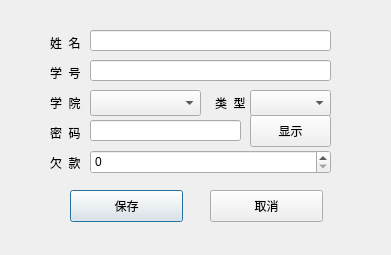
<?xml version="1.0" encoding="UTF-8"?>
<ui version="4.0">
 <class>ModifyUserInfoDialog</class>
 <widget class="QDialog" name="ModifyUserInfoDialog">
  <property name="geometry">
   <rect>
    <x>0</x>
    <y>0</y>
    <width>391</width>
    <height>255</height>
   </rect>
  </property>
  <property name="windowTitle">
   <string>Dialog</string>
  </property>
  <widget class="QLabel" name="label">
   <property name="geometry">
    <rect>
     <x>50</x>
     <y>35</y>
     <width>60</width>
     <height>16</height>
    </rect>
   </property>
   <property name="text">
    <string>姓  名</string>
   </property>
  </widget>
  <widget class="QLabel" name="label_2">
   <property name="geometry">
    <rect>
     <x>50</x>
     <y>65</y>
     <width>60</width>
     <height>16</height>
    </rect>
   </property>
   <property name="text">
    <string>学  号</string>
   </property>
  </widget>
  <widget class="QLabel" name="label_3">
   <property name="geometry">
    <rect>
     <x>50</x>
     <y>95</y>
     <width>60</width>
     <height>16</height>
    </rect>
   </property>
   <property name="text">
    <string>学  院</string>
   </property>
  </widget>
  <widget class="QLabel" name="label_4">
   <property name="geometry">
    <rect>
     <x>215</x>
     <y>95</y>
     <width>60</width>
     <height>16</height>
    </rect>
   </property>
   <property name="text">
    <string>类  型</string>
   </property>
  </widget>
  <widget class="QLabel" name="label_5">
   <property name="geometry">
    <rect>
     <x>50</x>
     <y>125</y>
     <width>60</width>
     <height>16</height>
    </rect>
   </property>
   <property name="text">
    <string>密  码</string>
   </property>
  </widget>
  <widget class="QLabel" name="label_6">
   <property name="geometry">
    <rect>
     <x>50</x>
     <y>155</y>
     <width>60</width>
     <height>16</height>
    </rect>
   </property>
   <property name="text">
    <string>欠  款</string>
   </property>
  </widget>
  <widget class="QLineEdit" name="name">
   <property name="geometry">
    <rect>
     <x>90</x>
     <y>30</y>
     <width>241</width>
     <height>21</height>
    </rect>
   </property>
  </widget>
  <widget class="QLineEdit" name="id">
   <property name="geometry">
    <rect>
     <x>90</x>
     <y>60</y>
     <width>241</width>
     <height>21</height>
    </rect>
   </property>
   <property name="autoFillBackground">
    <bool>false</bool>
   </property>
   <property name="inputMethodHints">
    <set>Qt::ImhDigitsOnly</set>
   </property>
  </widget>
  <widget class="QLineEdit" name="password">
   <property name="geometry">
    <rect>
     <x>90</x>
     <y>120</y>
     <width>151</width>
     <height>21</height>
    </rect>
   </property>
   <property name="echoMode">
    <enum>QLineEdit::Password</enum>
   </property>
  </widget>
  <widget class="QComboBox" name="academy">
   <property name="geometry">
    <rect>
     <x>90</x>
     <y>90</y>
     <width>111</width>
     <height>26</height>
    </rect>
   </property>
  </widget>
  <widget class="QComboBox" name="type">
   <property name="geometry">
    <rect>
     <x>250</x>
     <y>90</y>
     <width>81</width>
     <height>26</height>
    </rect>
   </property>
  </widget>
  <widget class="QPushButton" name="btn_comfirm">
   <property name="geometry">
    <rect>
     <x>70</x>
     <y>190</y>
     <width>113</width>
     <height>32</height>
    </rect>
   </property>
   <property name="text">
    <string>保存</string>
   </property>
  </widget>
  <widget class="QPushButton" name="btn_cancel">
   <property name="geometry">
    <rect>
     <x>210</x>
     <y>190</y>
     <width>113</width>
     <height>32</height>
    </rect>
   </property>
   <property name="text">
    <string>取消</string>
   </property>
  </widget>
  <widget class="QSpinBox" name="fine">
   <property name="geometry">
    <rect>
     <x>90</x>
     <y>150</y>
     <width>241</width>
     <height>24</height>
    </rect>
   </property>
   <property name="maximum">
    <number>1000</number>
   </property>
  </widget>
  <widget class="QPushButton" name="show_password">
   <property name="geometry">
    <rect>
     <x>250</x>
     <y>115</y>
     <width>81</width>
     <height>32</height>
    </rect>
   </property>
   <property name="text">
    <string>显示</string>
   </property>
  </widget>
 </widget>
 <resources/>
 <connections/>
</ui>
